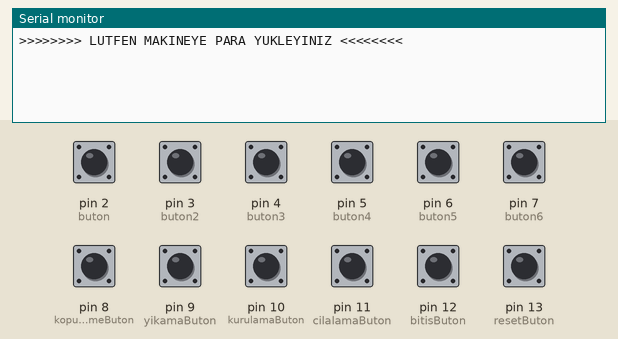
The sketch below on a simulated Arduino Uno, built with avr-gcc and run on an emulated ATmega328P. On the bench: the last lines printed to the serial monitor. The test bench sets the inputs (shaded band); at power-on: pin 2 (buton), pin 3 (buton2), pin 4 (buton3), pin 5 (buton4), pin 6 (buton5), pin 7 (buton6), pin 8 (kopuklemeButon), pin 9 (yikamaButon), pin 10 (kurulamaButon), pin 11 (cilalamaButon), pin 12 (bitisButon), pin 13 (resetButon) LOW. Random numbers use the default seed unless the sketch sets one.

Above: at 1.2 s.
1.3 s: pin 7 (buton6) pulled HIGH for 0.15 s
At 2.3 s:
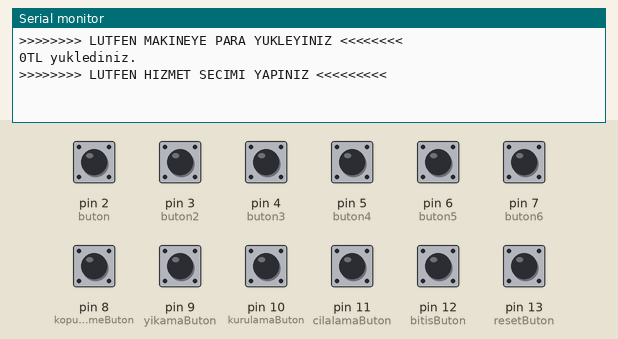
2.9 s: pin 8 (kopuklemeButon) pulled HIGH for 0.15 s
At 4.0 s:
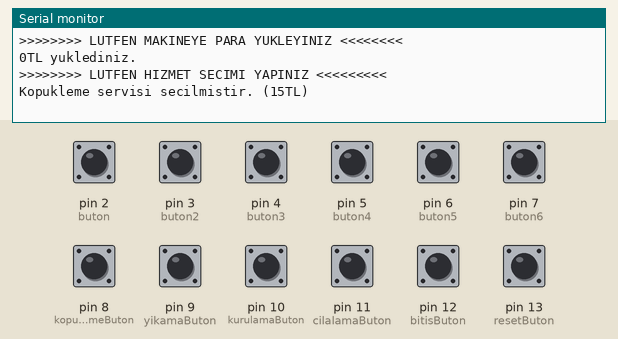
4.5 s: pin 9 (yikamaButon) pulled HIGH for 0.15 s
At 5.2 s:
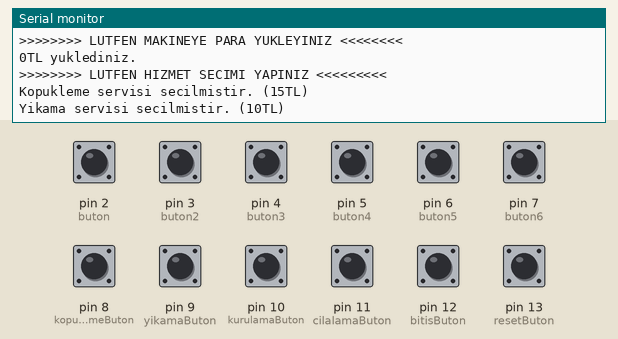
6.1 s: pin 10 (kurulamaButon) pulled HIGH for 0.15 s
At 7.3 s:
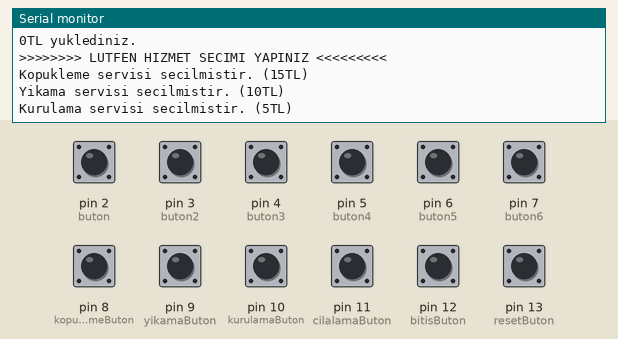
7.7 s: pin 11 (cilalamaButon) pulled HIGH for 0.15 s
At 8.8 s:
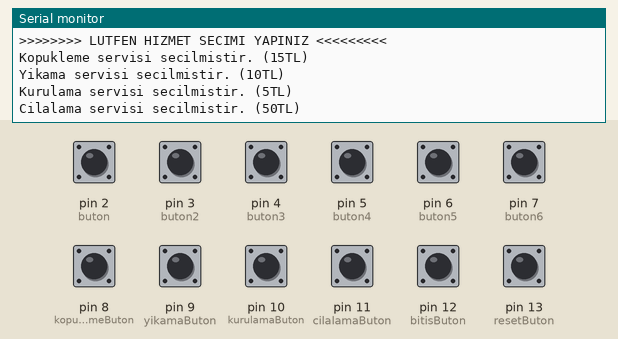
9.3 s: pin 12 (bitisButon) pulled HIGH for 0.15 s
At 10.7 s:
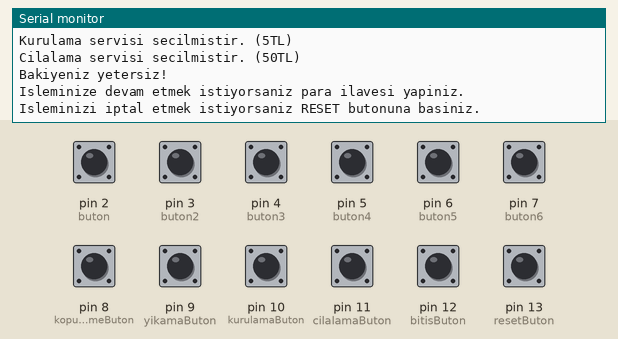

Measured:
- after the input at 1.3 s, the serial monitor: prints a new line at once (image 1)
- after the input at 2.9 s, the serial monitor: prints a new line at once (image 2)
- after the input at 4.5 s, the serial monitor: prints a new line at once (image 3)
- after the input at 6.1 s, the serial monitor: prints a new line at once (image 4)
- after the input at 7.7 s, the serial monitor: prints a new line at once (image 5)
- after the input at 9.3 s, the serial monitor: prints a new line at once (image 6)

The sketch:

prolab2-2.ino
```cpp
#include <Arduino.h>
#line 1 "C:\\Users\\Axcly\\AppData\\Local\\Temp\\arduino_modified_sketch_310649\\ReadWrite.ino"
#include <EEPROM.h>
// #include <LiquidCrystal.h>

struct hizmet {
  int hizmetID;
  String hizmetAd;
  int kalanHizmetAdet;
  int hizmetFiyat;
};

int beslikSayisi = 20;
int onlukSayisi = 20;
int yirmilikSayisi = 10;
int ellilikSayisi = 30;
int yuzlukSayisi = 5;


struct hizmet kopukleme;
struct hizmet yikama;


struct hizmet kurulama;

struct hizmet cilalama;


const int buton = 2 ;
int butondurumu = 0;
int deger = 0;

const int buton2 = 3 ;
int butondurumu2 = 0;
int deger2 = 0;

const int buton3 = 4 ;
int butondurumu3 = 0;
int deger3 = 0;

const int buton4 = 5 ;
int butondurumu4 = 0;
int deger4 = 0;

const int buton5 = 6 ;
int butondurumu5 = 0;
int deger5 = 0;

const int buton6 = 7 ;
int butondurumu6 = 0;
int deger6 = 0;

const int kopuklemeButon = 8 ;
int kopuklemebutondurumu = 0;
int deger7 = 0;

const int yikamaButon = 9 ;
int yikamabutondurumu = 0;
int deger8 = 0;

const int kurulamaButon = 10 ;
int kurulamabutondurumu = 0;
int deger9 = 0;

const int cilalamaButon = 11 ;
int  cilalamabutondurumu = 0;
int deger10 = 0;

const int bitisButon = 12 ;
int bitisbutondurumu = 0;
int deger11 = 0;

const int resetButon = 13 ;
int resetbutondurumu = 0;
int deger12 = 0;


String kalanHizmet = "";
int kasadakiPara = 0;
int yuklenenPara = 0;
int harcananPara = 0;
int kalanPara = 0;
//LiquidCrystal lcd(13, 12, 11, 10, 9, 8);
boolean islemBasariliMi = false;
int randomSayi = 0;
int kirmiziLed = 14;  // A0 numarali pin
int yesilLed = 15;    // A1 numarali pin
int verilecekYuz = 0 ;
int verilecekElli = 0;
int verilecekYirmi = 0;
int verilecekOn = 0;
int verilecekBes = 0 ;
int paraUstu = 0;
int verilecekBanknotAdet[5];
String output = "";

void setup() {
  Serial.begin(9600);
  // lcd.begin(40,2);


  kopukleme.hizmetID = 1;
  kopukleme.hizmetAd = "kopukleme";
  kopukleme.kalanHizmetAdet = 30;
  kopukleme.hizmetFiyat = 15;

  yikama.hizmetID = 2;
  yikama.hizmetAd = "yikama";
  yikama.kalanHizmetAdet = 50;
  yikama.hizmetFiyat = 10;

  kurulama.hizmetID = 3;
  kurulama.hizmetAd = "kurulama";
  kurulama.kalanHizmetAdet = 100;
  kurulama.hizmetFiyat = 5;

  cilalama.hizmetID = 4;
  cilalama.hizmetAd = "cilalama";
  cilalama.kalanHizmetAdet = 20;
  cilalama.hizmetFiyat = 50;

  int verilecekElli = kalanPara / 50;
  int verilecekYirmi = kalanPara / 20;
  int verilecekOn = kalanPara / 10;
  int verilecekBes = kalanPara / 5;


  Serial.println('\n');
  // lcd.println(">>>>>>>> LUTFEN MAKINEYE PARA YUKLEYINIZ <<<<<<<<");
  Serial.println(">>>>>>>> LUTFEN MAKINEYE PARA YUKLEYINIZ <<<<<<<<");

  pinMode(buton, INPUT);
  pinMode(buton2, INPUT);
  pinMode(buton3, INPUT);
  pinMode(buton4, INPUT);
  pinMode(buton5, INPUT);
  pinMode(buton6, INPUT);
  pinMode(kopuklemeButon, INPUT);
  pinMode(yikamaButon, INPUT);
  pinMode(kurulamaButon, INPUT);
  pinMode(cilalamaButon, INPUT);
  pinMode(bitisButon, INPUT);
  pinMode(resetButon, INPUT);
  pinMode(yesilLed, INPUT);
  pinMode(kirmiziLed, INPUT);


}

void loop() {

  butondurumu = digitalRead(2);
  butondurumu2 = digitalRead(3);
  butondurumu3 = digitalRead(4);
  butondurumu4 = digitalRead(5);
  butondurumu5 = digitalRead(6);
  butondurumu6 = digitalRead(7);
  kopuklemebutondurumu = digitalRead(8);
  yikamabutondurumu = digitalRead(9);
  kurulamabutondurumu = digitalRead(10);
  cilalamabutondurumu = digitalRead(11);
  bitisbutondurumu = digitalRead(12);
  resetbutondurumu = digitalRead(13);


  if ( butondurumu == HIGH && deger == 0 )
  {

    yuklenenPara = yuklenenPara + 5;
    beslikSayisi++;
    deger = 1;
    delay(10);
  }

  if (butondurumu == LOW && deger == 1) {

    deger = 0;
    delay(10);
  }

  if ( butondurumu2 == HIGH && deger2 == 0 )
  {

    yuklenenPara = yuklenenPara + 10;
    onlukSayisi++;
    deger2 = 1;
    delay(10);
  }

  if (butondurumu2 == LOW && deger2 == 1) {

    deger2 = 0;
    delay(10);
  }

  if ( butondurumu3 == HIGH && deger3 == 0 )
  {

    yuklenenPara = yuklenenPara + 20;
    yirmilikSayisi++;
    deger3 = 1;
    delay(10);
  }

  if (butondurumu3 == LOW && deger3 == 1) {

    deger3 = 0;
    delay(10);
  }

  if ( butondurumu4 == HIGH && deger4 == 0 )
  {

    yuklenenPara = yuklenenPara + 50;
    ellilikSayisi++;
    deger4 = 1;
    delay(10);
  }

  if (butondurumu4 == LOW && deger4 == 1) {

    deger4 = 0;
    delay(10);
  }

  if ( butondurumu5 == HIGH && deger5 == 0 )
  {

    yuklenenPara = yuklenenPara + 100;
    yuzlukSayisi++;
    deger5 = 1;
    delay(10);
  }

  if (butondurumu5 == LOW && deger5 == 1) {

    deger5 = 0;
    delay(10);
  }


  if ( butondurumu6 == HIGH && deger6 == 0 )
  {

    // lcd.print(yuklenenPara);
    Serial.print(yuklenenPara);
    Serial.println("TL yuklediniz.");
    Serial.println('\n');
    Serial.println(">>>>>>>> LUTFEN HIZMET SECIMI YAPINIZ <<<<<<<<<");

    deger6 = 1;
    delay(10);
  }

  if (butondurumu6 == LOW && deger6 == 1) {

    deger6 = 0;
    delay(10);
  }


  if ( kopuklemebutondurumu == HIGH && deger7 == 0 )
  {
    Serial.println("Kopukleme servisi secilmistir. (15TL)");
    kopukleme.kalanHizmetAdet--;   // hizmetler[0] = kopukleme hizmeti
    harcananPara = harcananPara + kopukleme.hizmetFiyat;

    deger7 = 1;
    delay(10);
  }

  if (kopuklemebutondurumu == LOW && deger7 == 1)
  {
    deger7 = 0;
    delay(10);
  }

  if ( yikamabutondurumu == HIGH && deger8 == 0 )
  {
    Serial.println("Yikama servisi secilmistir. (10TL)");
    yikama.kalanHizmetAdet--;   // hizmetler[1] = yıkama hizmeti
    harcananPara = harcananPara + yikama.hizmetFiyat;

    deger8 = 1;
    delay(10);
  }

  if (yikamabutondurumu == LOW && deger8 == 1)
  {
    deger8 = 0;
    delay(10);
  }

  if ( kurulamabutondurumu == HIGH && deger9 == 0 )
  {
    Serial.println("Kurulama servisi secilmistir. (5TL)");
    kurulama.kalanHizmetAdet--;   // hizmetler[2] = kurulama hizmeti
    harcananPara = harcananPara + kurulama.hizmetFiyat;

    deger9 = 1;
    delay(10);
  }

  if (kurulamabutondurumu == LOW && deger9 == 1)
  {
    deger9 = 0;
    delay(10);
  }

  if ( cilalamabutondurumu == HIGH && deger10 == 0 )
  {
    Serial.println("Cilalama servisi secilmistir. (50TL)");
    cilalama.kalanHizmetAdet--;   // hizmetler[3] = cilalama hizmeti
    harcananPara = harcananPara + cilalama.hizmetFiyat;

    deger10 = 1;
    delay(10);
  }

  if (cilalamabutondurumu == LOW && deger10 == 1)
  {
    deger10 = 0;
    delay(10);
  }

  if ( bitisbutondurumu == HIGH && deger11 == 0 )
  {
    if (kopukleme.kalanHizmetAdet < 0 || yikama.kalanHizmetAdet < 0 || kurulama.kalanHizmetAdet < 0 || cilalama.kalanHizmetAdet < 0 )
      Serial.println("Hatali secim yaptiniz!! Lutfen RESET butonuna basiniz.");
    else if (harcananPara > yuklenenPara ) {
      Serial.println("Bakiyeniz yetersiz!");
      Serial.println("Isleminize devam etmek istiyorsaniz para ilavesi yapiniz.");
      Serial.println("Isleminizi iptal etmek istiyorsaniz RESET butonuna basiniz.");
    }
    else {
      Serial.println("Secim basarili! Lutfen bekleyin...");
      islemBasariliMi = true;
    }
    deger11 = 1;
    delay(10);
  }

  if (bitisbutondurumu == LOW && deger11 == 1)
  {
    deger11 = 0;
    delay(10);
  }


  randomSayi = random(1, 5);  // 1 ile 4 arasinda random sayi uretiliyor

  if (islemBasariliMi == true )
  {
    Serial.println("//random sayi: "+(String)randomSayi);
    if (randomSayi == 2) {
      Serial.println("Para sikismasi olmustur...");
      digitalWrite(kirmiziLed, HIGH);
      delay(5000);
      digitalWrite(kirmiziLed, LOW);
      delay(100);
      Serial.println((String)yuklenenPara + " TL paraniz iade edilmistir.");
      Serial.println("Lutfen RESET butonuna basiniz.");
      islemBasariliMi = false;
    }

    else if (randomSayi != 2)
    {
      digitalWrite(yesilLed, HIGH);
      delay(5000);
      digitalWrite(yesilLed, LOW);
      delay(100);

      if (harcananPara == yuklenenPara) {
        Serial.println("İsleminiz basariyla gerceklesmistir. Iyi gunler...");
        Serial.println('\n');
        Serial.println('\n');
        Serial.println('\n');
        Serial.println(">>>>>>>> LUTFEN MAKINEYE PARA YUKLEYINIZ <<<<<<<<");
      }

      else if (harcananPara < yuklenenPara) {
        Serial.println("Para ustu hazirlaniyor...");
        Serial.println((String)harcananPara + "TL Harcanan Para");

        kalanPara = yuklenenPara - harcananPara;

      Serial.println((String)kalanPara + "TL toplam Para ustunuz");
          verilecekYuz = kalanPara / 100;
          if (kalanPara >= 100 && yuzlukSayisi > 0 && verilecekYuz >= yuzlukSayisi) {
            verilecekBanknotAdet[0] = yuzlukSayisi;
            output = output+(String)yuzlukSayisi + "adet 100TL, ";
            kalanPara = kalanPara - yuzlukSayisi * 100;
            paraUstu = paraUstu + yuzlukSayisi*100;
            yuzlukSayisi = 0;
          }
          else if ( kalanPara >= 100 && yuzlukSayisi > 0 && verilecekYuz < yuzlukSayisi) {
            verilecekBanknotAdet[0] = verilecekYuz;
            output = output + (String)verilecekYuz + "adet 100TL, ";
            kalanPara = kalanPara - verilecekYuz * 100;
            paraUstu = paraUstu + verilecekYuz * 100;
            yuzlukSayisi = yuzlukSayisi - verilecekYuz;
          }

          verilecekElli = kalanPara / 50;
          if (kalanPara >= 50 && ellilikSayisi > 0 && verilecekElli >= ellilikSayisi) {
            verilecekBanknotAdet[1] = ellilikSayisi;
            output = output + (String)ellilikSayisi + "adet 50TL, ";
            kalanPara = kalanPara - ellilikSayisi * 50;
            paraUstu = paraUstu + ellilikSayisi * 50;
            ellilikSayisi = 0;
          }
          else if ( kalanPara >= 50 && ellilikSayisi > 0 && verilecekElli < ellilikSayisi) {

            verilecekBanknotAdet[1] = verilecekElli;
            output = output + (String)verilecekElli + "adet 50TL, ";
            kalanPara = kalanPara - verilecekElli * 50;
            paraUstu = paraUstu + verilecekElli * 50;
            ellilikSayisi = ellilikSayisi - verilecekElli;
          }

          verilecekYirmi = kalanPara / 20;
          if (kalanPara >= 20 && yirmilikSayisi > 0 && verilecekYirmi >= yirmilikSayisi) {
            verilecekBanknotAdet[2] = yirmilikSayisi;
            output = output + (String)yirmilikSayisi + "adet 20TL, ";
            kalanPara = kalanPara - yirmilikSayisi * 20;
            paraUstu = paraUstu + yirmilikSayisi * 20;
            yirmilikSayisi = 0;
          }
          else if ( kalanPara >= 20 && yirmilikSayisi > 0 && verilecekYirmi < yirmilikSayisi) {
            verilecekBanknotAdet[2] = verilecekYirmi;
            output = output + (String)verilecekYirmi + "adet 20TL, ";
            kalanPara = kalanPara - verilecekYirmi * 20;
            paraUstu = paraUstu + verilecekYirmi * 20;
            yirmilikSayisi = yirmilikSayisi - verilecekYirmi;
          }

          verilecekOn = kalanPara / 10;
          if (kalanPara >= 10 && onlukSayisi > 0 && verilecekOn >= onlukSayisi) {
            verilecekBanknotAdet[3] = onlukSayisi;
            output = output + (String)onlukSayisi + "adet 10TL, ";
            kalanPara = kalanPara - onlukSayisi * 10;
            paraUstu = paraUstu + onlukSayisi * 10;
            onlukSayisi = 0;
          }
          else if ( kalanPara >= 10 && onlukSayisi > 0 && verilecekOn < onlukSayisi) {
            verilecekBanknotAdet[3] = verilecekOn;
            output = output + (String)verilecekOn + "adet 10TL, ";
            kalanPara = kalanPara - verilecekOn * 10;
            paraUstu = paraUstu + verilecekOn * 10;
            onlukSayisi = onlukSayisi - verilecekOn;
          }

          verilecekBes = kalanPara / 5;
          if (kalanPara >= 5 && beslikSayisi > 0 && verilecekBes >= beslikSayisi) {
            verilecekBanknotAdet[4] = beslikSayisi;
            output = output + (String)beslikSayisi + "adet 5TL, ";
            kalanPara = kalanPara - beslikSayisi * 5;
            paraUstu = paraUstu + beslikSayisi * 5;
            beslikSayisi = 0;
          }
          else if ( kalanPara >= 5 && beslikSayisi > 0 && verilecekBes < beslikSayisi) {
            verilecekBanknotAdet[4] = verilecekBes;
            output = output + (String)verilecekBes + "adet 5TL, ";
            kalanPara = kalanPara - verilecekBes * 5;
            paraUstu = paraUstu + verilecekBes * 5;
            beslikSayisi = beslikSayisi - verilecekBes;
           }

        if (paraUstu != yuklenenPara-harcananPara) {
          Serial.println("Kasada yeterli para yoktur.");
          Serial.println((String)yuklenenPara + " TL paraniz iade edilmistir.");
          Serial.println("Lutfen RESET butonuna basiniz.");
        }
        else{
          Serial.print(output);
          Serial.println(" para ustunuzu alabilirsiniz. Iyi gunler...");
          Serial.println('\n');
          Serial.println('\n');
          Serial.println('\n');
          Serial.println(">>>>>>>> LUTFEN MAKINEYE PARA YUKLEYINIZ <<<<<<<<");

        }
          yuklenenPara = 0;
          harcananPara = 0;
          paraUstu = 0;
          output = "";

      }
    }
    islemBasariliMi = false;
  }


  /* if ( resetbutondurumu == HIGH && deger12 == 0 )
    {

    Serial.println("Paraniz iade edilmistir.");
    deger12 = 1;
    delay(10);
    }

    if (bitisbutondurumu == LOW && deger12 == 1)
    {
    deger12 = 0;
    delay(10);
    }*/


}
```
